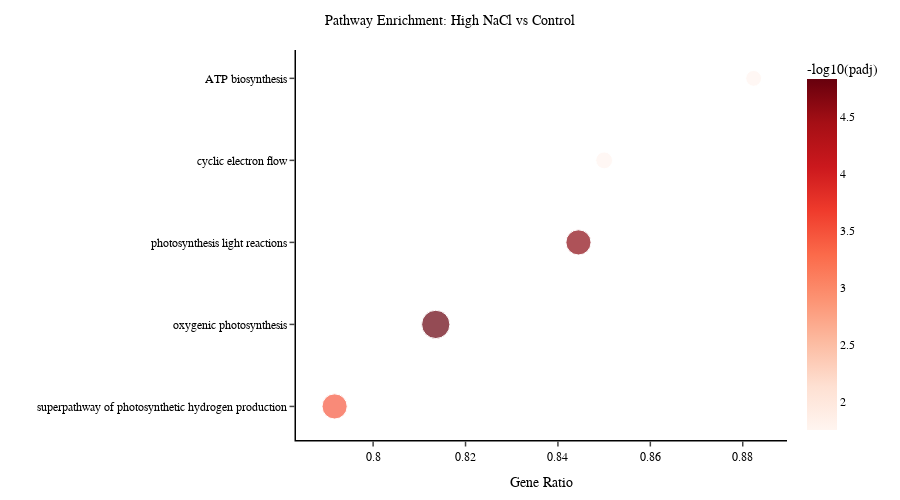
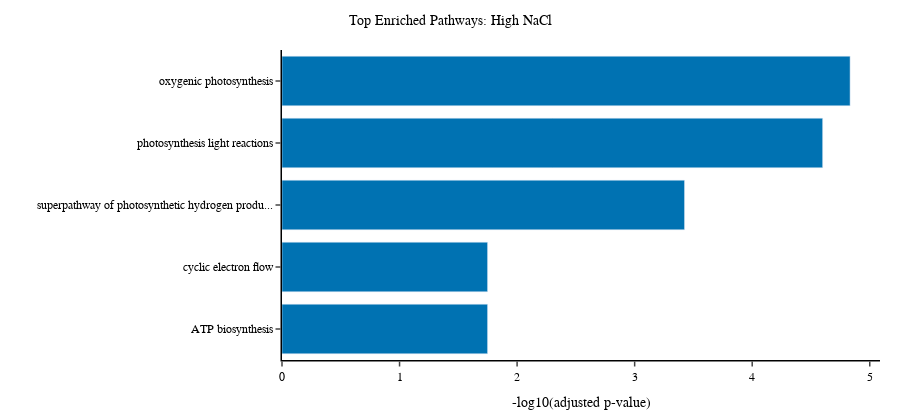

Here is the notebook cell these charts were saved with, in order:
### Code cell
# === Visualize Enrichment Results ===

# Select a comparison to visualize
COMPARISON = 'High NaCl'  # <-- Change this to view different comparisons

if COMPARISON in ALL_ENRICHMENT_RESULTS:
    results = ALL_ENRICHMENT_RESULTS[COMPARISON]
    
    if not results.empty:
        # Dotplot
        fig_dot = plot_enrichment_dotplot(
            results,
            title=f"Pathway Enrichment: {COMPARISON} vs Control",
            top_n=20
        )
        fig_dot.show()
        
        # Barplot
        fig_bar = plot_enrichment_barplot(
            results,
            title=f"Top Enriched Pathways: {COMPARISON}",
            top_n=15
        )
        fig_bar.show()
        
        # Show results table (select available columns)
        display_cols = ['Term', 'Pathway_Name', 'Overlap', 'Adjusted P-value']
        if 'Genes' in results.columns:
            display_cols.append('Genes')
        display(results[display_cols].head(20))
    else:
        print(f"No significant pathways for {COMPARISON}")
else:
    print(f"Comparison '{COMPARISON}' not found")
    print(f"Available: {list(ALL_ENRICHMENT_RESULTS.keys())}")

### Figure 1 — Plotly figure (JSON) as saved in the notebook; plotly's stock layout.template omitted (floating-point values rounded to 4 significant figures)
{"data": [{"customdata": [["oxygenic photosynthesis", 1.469e-05, 4.833], ["photosynthesis light reactions", 2.515e-05, 4.599], ["superpathway of photosynthetic hydrogen production", 0.0003763, 3.424], ["ATP biosynthesis", 0.01783, 1.749], ["cyclic electron flow", 0.01783, 1.749]], "hovertemplate": "Gene_Ratio=%{x}<br>Overlap_Count=%{marker.size}<br>Pathway_Name=%{customdata[0]}<br>Adjusted P-value=%{customdata[1]:.2e}<extra></extra>", "legendgroup": "", "marker": {"color": [4.833, 4.599, 3.424, 1.749, 1.749], "coloraxis": "coloraxis", "size": [48, 38, 38, 15, 17], "sizemode": "area", "sizeref": 0.12, "symbol": "circle"}, "mode": "markers", "name": "", "orientation": "h", "showlegend": false, "type": "scatter", "x": [0.8136, 0.8444, 0.7917, 0.8824, 0.85], "xaxis": "x", "y": ["oxygenic photosynthesis", "photosynthesis light reactions", "superpathway of photosynthetic hydrogen production", "ATP biosynthesis", "cyclic electron flow"], "yaxis": "y"}], "layout": {"coloraxis": {"colorbar": {"title": {"text": "-log10(padj)"}}, "colorscale": [[0, "rgb(255,245,240)"], [0.125, "rgb(254,224,210)"], [0.25, "rgb(252,187,161)"], [0.375, "rgb(252,146,114)"], [0.5, "rgb(251,106,74)"], [0.625, "rgb(239,59,44)"], [0.75, "rgb(203,24,29)"], [0.875, "rgb(165,15,21)"], [1, "rgb(103,0,13)"]]}, "font": {"color": "black", "family": "Arial, Helvetica, sans-serif", "size": 12}, "height": 500, "legend": {"bgcolor": "rgba(255,255,255,0.8)", "bordercolor": "black", "borderwidth": 1, "font": {"size": 10}, "itemsizing": "constant", "tracegroupgap": 0}, "margin": {"b": 60, "l": 60, "r": 20, "t": 50}, "paper_bgcolor": "white", "plot_bgcolor": "white", "title": {"font": {"size": 14}, "text": "Pathway Enrichment: High NaCl vs Control", "x": 0.5, "xanchor": "center"}, "xaxis": {"anchor": "y", "domain": [0, 1], "linecolor": "black", "linewidth": 1.5, "showgrid": false, "showline": true, "ticklen": 5, "ticks": "outside", "tickwidth": 1.5, "title": {"text": "Gene Ratio"}, "zeroline": false}, "yaxis": {"anchor": "x", "categoryorder": "total ascending", "domain": [0, 1], "linecolor": "black", "linewidth": 1.5, "showgrid": false, "showline": true, "ticks": "outside", "tickwidth": 1.5, "title": {"text": ""}, "zeroline": false}}}

### Figure 2 — Plotly figure (JSON) as saved in the notebook; plotly's stock layout.template omitted (floating-point values rounded to 4 significant figures)
{"data": [{"hovertemplate": "<b>%{y}</b><br>-log10(padj): %{x:.2f}<br><extra></extra>", "marker": {"color": "#0072B2"}, "orientation": "h", "type": "bar", "x": [1.749, 1.749, 3.424, 4.599, 4.833], "y": ["ATP biosynthesis", "cyclic electron flow", "superpathway of photosynthetic hydrogen produ...", "photosynthesis light reactions", "oxygenic photosynthesis"]}], "layout": {"font": {"color": "black", "family": "Arial, Helvetica, sans-serif", "size": 12}, "height": 420, "legend": {"bgcolor": "rgba(255,255,255,0.8)", "bordercolor": "black", "borderwidth": 1, "font": {"size": 10}}, "margin": {"b": 60, "l": 60, "r": 20, "t": 50}, "paper_bgcolor": "white", "plot_bgcolor": "white", "title": {"font": {"size": 14}, "text": "Top Enriched Pathways: High NaCl", "x": 0.5, "xanchor": "center"}, "xaxis": {"linecolor": "black", "linewidth": 1.5, "showgrid": false, "showline": true, "ticklen": 5, "ticks": "outside", "tickwidth": 1.5, "title": {"text": "-log10(adjusted p-value)"}, "zeroline": false}, "yaxis": {"linecolor": "black", "linewidth": 1.5, "showgrid": false, "showline": true, "ticks": "outside", "tickwidth": 1.5, "title": {"text": ""}, "zeroline": false}}}
